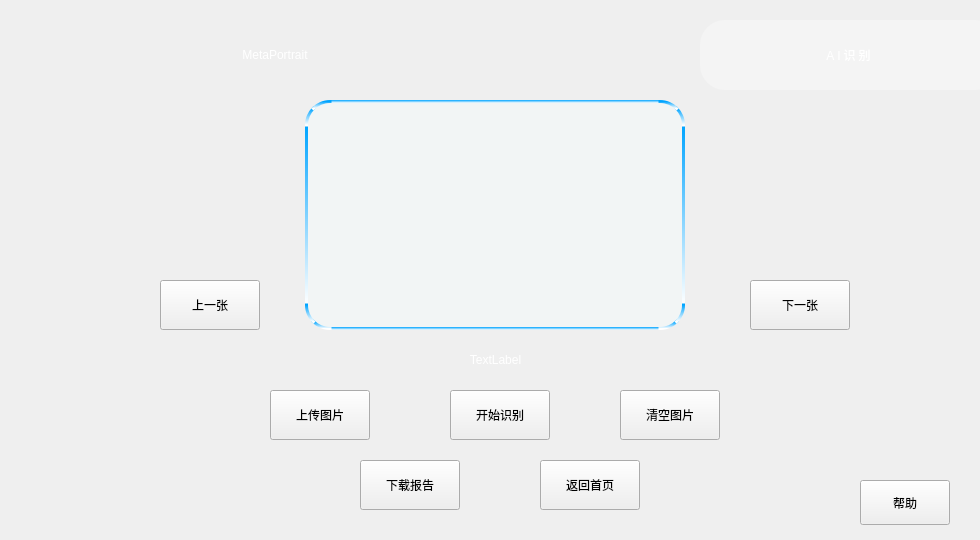
<?xml version="1.0" encoding="UTF-8"?>
<ui version="4.0">
 <class>AIRecognition</class>
 <widget class="QWidget" name="AIRecognition">
  <property name="geometry">
   <rect>
    <x>0</x>
    <y>0</y>
    <width>980</width>
    <height>540</height>
   </rect>
  </property>
  <property name="windowTitle">
   <string>Form</string>
  </property>
  <property name="styleSheet">
   <string notr="true"/>
  </property>
  <widget class="CustomGraphicsView" name="showgraph">
   <property name="geometry">
    <rect>
     <x>305</x>
     <y>100</y>
     <width>380</width>
     <height>230</height>
    </rect>
   </property>
   <property name="styleSheet">
    <string notr="true">border: 3px solid qlineargradient(spread:pad, x1:0, y1:0, x2:0, y2:1, stop:0 rgba(0, 164, 255, 255), stop:1 rgba(255, 255, 255, 255));
border-radius: 25px;  
font: 700 20pt &quot;Microsoft YaHei UI&quot;;
color: white; 
background: rgba(248, 255, 255,100);
</string>
   </property>
  </widget>
  <widget class="QLabel" name="logo">
   <property name="geometry">
    <rect>
     <x>40</x>
     <y>10</y>
     <width>100</width>
     <height>100</height>
    </rect>
   </property>
   <property name="styleSheet">
    <string notr="true">background:url(:/graph/logo.png)</string>
   </property>
   <property name="text">
    <string/>
   </property>
   <property name="alignment">
    <set>Qt::AlignmentFlag::AlignCenter</set>
   </property>
  </widget>
  <widget class="QLabel" name="name">
   <property name="geometry">
    <rect>
     <x>140</x>
     <y>30</y>
     <width>270</width>
     <height>50</height>
    </rect>
   </property>
   <property name="styleSheet">
    <string notr="true">font: 700 28pt &quot;Microsoft YaHei UI&quot;;
color: white;
background: rgb(255, 255, 255, 0);</string>
   </property>
   <property name="text">
    <string>MetaPortrait</string>
   </property>
   <property name="alignment">
    <set>Qt::AlignmentFlag::AlignCenter</set>
   </property>
  </widget>
  <widget class="QLabel" name="label">
   <property name="geometry">
    <rect>
     <x>700</x>
     <y>20</y>
     <width>300</width>
     <height>70</height>
    </rect>
   </property>
   <property name="styleSheet">
    <string notr="true">border: 3px rgba(255, 255, 255, 0);
border-radius: 25px;   
background: rgba(255, 255, 255,75);
font: 700 28pt &quot;Microsoft YaHei UI&quot;;
color: white;
letter-spacing: 3px
</string>
   </property>
   <property name="text">
    <string>AI识别</string>
   </property>
   <property name="alignment">
    <set>Qt::AlignmentFlag::AlignCenter</set>
   </property>
  </widget>
  <widget class="QPushButton" name="UploadImage">
   <property name="geometry">
    <rect>
     <x>270</x>
     <y>390</y>
     <width>100</width>
     <height>50</height>
    </rect>
   </property>
   <property name="styleSheet">
    <string notr="true"/>
   </property>
   <property name="text">
    <string>上传图片</string>
   </property>
  </widget>
  <widget class="QPushButton" name="StartIdentify">
   <property name="geometry">
    <rect>
     <x>450</x>
     <y>390</y>
     <width>100</width>
     <height>50</height>
    </rect>
   </property>
   <property name="styleSheet">
    <string notr="true"/>
   </property>
   <property name="text">
    <string>开始识别</string>
   </property>
  </widget>
  <widget class="QPushButton" name="ClearImage">
   <property name="geometry">
    <rect>
     <x>620</x>
     <y>390</y>
     <width>100</width>
     <height>50</height>
    </rect>
   </property>
   <property name="styleSheet">
    <string notr="true"/>
   </property>
   <property name="text">
    <string>清空图片</string>
   </property>
  </widget>
  <widget class="QPushButton" name="DownloadReport">
   <property name="geometry">
    <rect>
     <x>360</x>
     <y>460</y>
     <width>100</width>
     <height>50</height>
    </rect>
   </property>
   <property name="styleSheet">
    <string notr="true"/>
   </property>
   <property name="text">
    <string>下载报告</string>
   </property>
  </widget>
  <widget class="QPushButton" name="ReturnMain">
   <property name="geometry">
    <rect>
     <x>540</x>
     <y>460</y>
     <width>100</width>
     <height>50</height>
    </rect>
   </property>
   <property name="styleSheet">
    <string notr="true"/>
   </property>
   <property name="text">
    <string>返回首页</string>
   </property>
  </widget>
  <widget class="QPushButton" name="Help">
   <property name="geometry">
    <rect>
     <x>860</x>
     <y>480</y>
     <width>90</width>
     <height>45</height>
    </rect>
   </property>
   <property name="styleSheet">
    <string notr="true"/>
   </property>
   <property name="text">
    <string>帮助</string>
   </property>
  </widget>
  <widget class="QPushButton" name="ArrowRight">
   <property name="geometry">
    <rect>
     <x>750</x>
     <y>280</y>
     <width>100</width>
     <height>50</height>
    </rect>
   </property>
   <property name="styleSheet">
    <string notr="true"/>
   </property>
   <property name="text">
    <string>下一张</string>
   </property>
  </widget>
  <widget class="QPushButton" name="ArrowLeft">
   <property name="geometry">
    <rect>
     <x>160</x>
     <y>280</y>
     <width>100</width>
     <height>50</height>
    </rect>
   </property>
   <property name="styleSheet">
    <string notr="true"/>
   </property>
   <property name="text">
    <string>上一张</string>
   </property>
  </widget>
  <widget class="QLabel" name="ImageStatusLabel">
   <property name="geometry">
    <rect>
     <x>440</x>
     <y>340</y>
     <width>111</width>
     <height>40</height>
    </rect>
   </property>
   <property name="styleSheet">
    <string notr="true">font: 700 16pt &quot;Microsoft YaHei UI&quot;;
color: white;
background:rgba(255, 255, 255, 0)</string>
   </property>
   <property name="text">
    <string>TextLabel</string>
   </property>
   <property name="alignment">
    <set>Qt::AlignmentFlag::AlignCenter</set>
   </property>
  </widget>
  <widget class="QLabel" name="background">
   <property name="geometry">
    <rect>
     <x>0</x>
     <y>0</y>
     <width>980</width>
     <height>540</height>
    </rect>
   </property>
   <property name="styleSheet">
    <string notr="true">background:url(:/graph/background.png)</string>
   </property>
   <property name="text">
    <string/>
   </property>
  </widget>
  <zorder>background</zorder>
  <zorder>showgraph</zorder>
  <zorder>logo</zorder>
  <zorder>name</zorder>
  <zorder>label</zorder>
  <zorder>UploadImage</zorder>
  <zorder>StartIdentify</zorder>
  <zorder>ClearImage</zorder>
  <zorder>DownloadReport</zorder>
  <zorder>ReturnMain</zorder>
  <zorder>Help</zorder>
  <zorder>ArrowRight</zorder>
  <zorder>ArrowLeft</zorder>
  <zorder>ImageStatusLabel</zorder>
 </widget>
 <customwidgets>
  <customwidget>
   <class>CustomGraphicsView</class>
   <extends>QGraphicsView</extends>
   <header>customgraphicsview.h</header>
  </customwidget>
 </customwidgets>
 <resources/>
 <connections/>
</ui>
